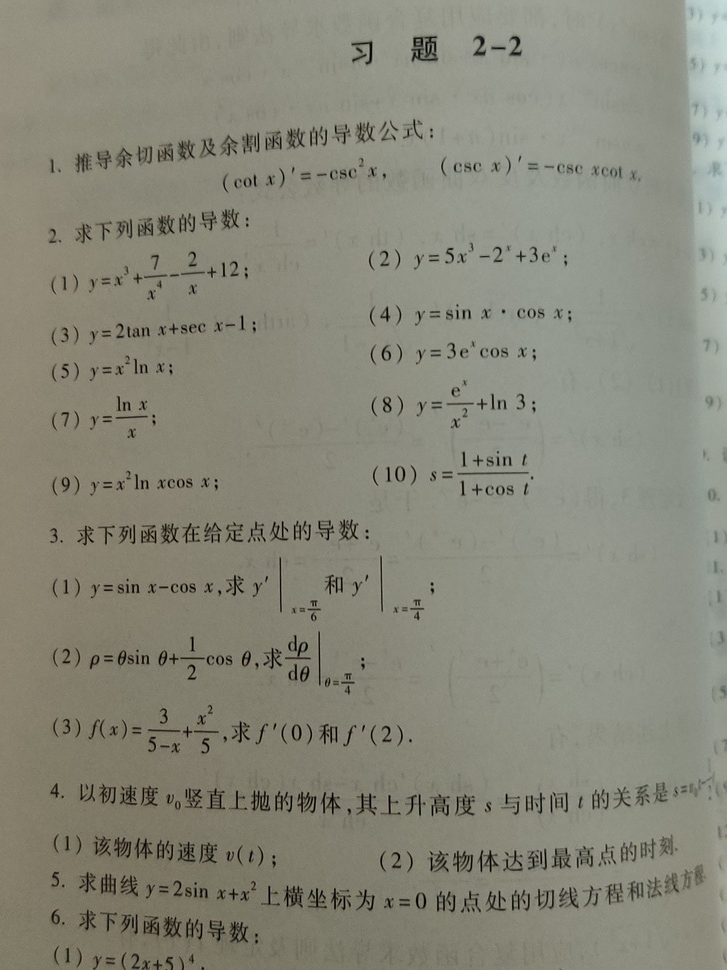
#> input picture test.jpg, 727 x 970 px, shrunk from 3000 x 4000 before the run
$ python -i ImageEnhance.py   (imports and definitions only)
#> lines starting #> are read from the running program, lines starting #| are printed output that depends on the picture; after the words box and inside, x2 and y2 are one past the last pixel; in counts of white or black regions, pixels touching at a corner belong together
# -*- coding: utf-8 -*-
# @Time    : 2020/12/19 9:01
# @Author  : wy09
# @File    : ImageEnhance.py
# @Software: PyCharm


import cv2 as cv
import numpy as np
import traceback


# [24 lines left out: functions gamma_enhance, ahe, not called in this run]


def usm(img):
    blur_img = cv.GaussianBlur(img, (3, 3), 0)
    lap_img = cv.Laplacian(blur_img, -1, ksize=1, scale=1.0, delta=0, borderType=cv.BORDER_DEFAULT)
    new_img = cv.addWeighted(blur_img, 1.0, lap_img, -1.0, 0)
    return new_img


def get_color_table(th, alpha=0.05):
    table = []
    for i in range(256):
        t = int(1 / (1 + np.e ** (-alpha*(i - th))) * 255)
        if t < 0:
            t = 0
        if t > 255:
            t = 255
        table.append(t)
    return np.asarray(table, dtype=np.uint8)


def auto_enhance(gray_img, d=-1):
    try:
        en_img = auto_enhance3(gray_img, d)
        new_img = reduction_noise(en_img)
        return new_img
    except Exception:
        traceback.print_exc()


# [18 lines left out: functions auto_enhance2, adaptive_enhance, not called in this run]


def auto_enhance3(gray_img, d=-1):
#> called with d = -1
    h, w = gray_img.shape[:2]
#> h = 970; w = 727
    r = int(min(h, w)/32)
#> r = 22
    if 0 < d < 40:
        gray_img = cv.bilateralFilter(gray_img, d, 20, 20)
    if r%2==0:
        r += 1
#> r = 23
    blur_img = cv.GaussianBlur(gray_img, (r, r), 0)
    gray_img_float = np.float32(gray_img)
    blur_img_float = np.float32(blur_img)
    gray_img_float = (gray_img_float/blur_img_float)*255
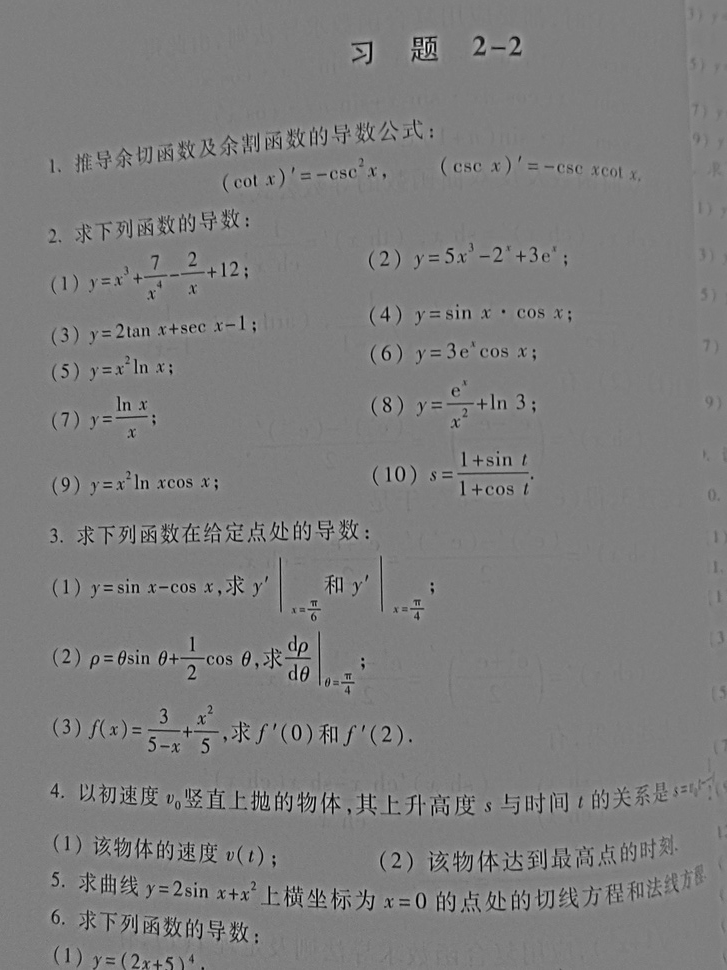
#> gray_img_float: shape (970, 727) float32; min 0, max 513.2, mean 254.7; drawn with min black and max white
    new_gray_img = np.uint8(np.clip(gray_img_float, 0, 255))
    temp2 = usm(new_gray_img)
#> in usm, `lap_img = cv.Laplacian(blur_img, -1, ksize=1, scale=1.0, delta=0, bord..`:
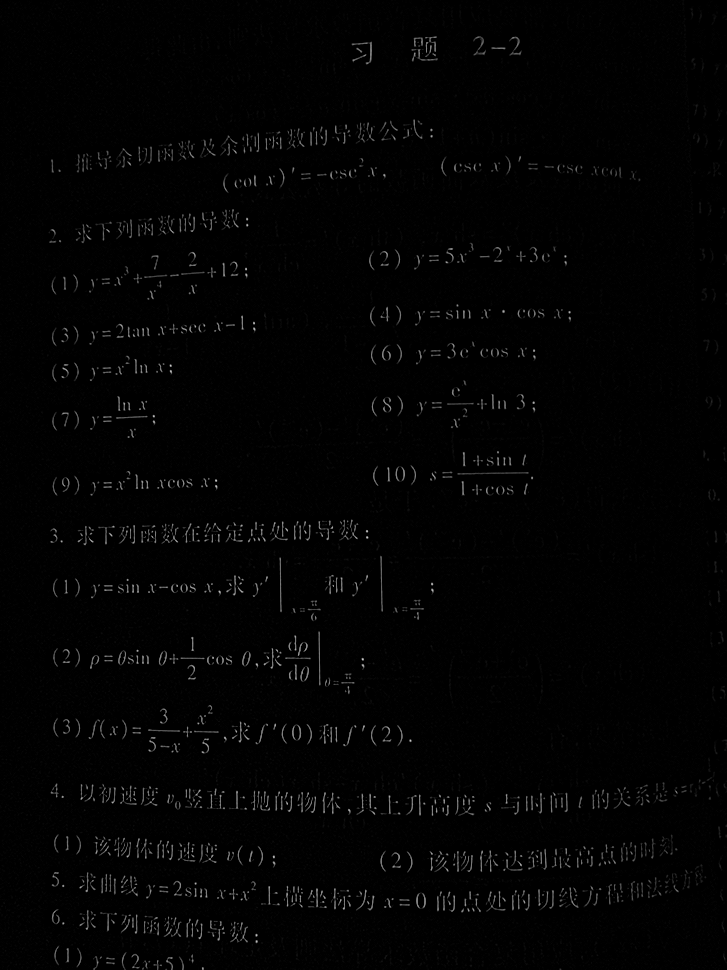
#> lap_img: shape (970, 727); min 0, max 201, mean 2.9
    # temp2 = new_gray_img
    th, binary_img = cv.threshold(temp2, 127, 255, cv.THRESH_OTSU)
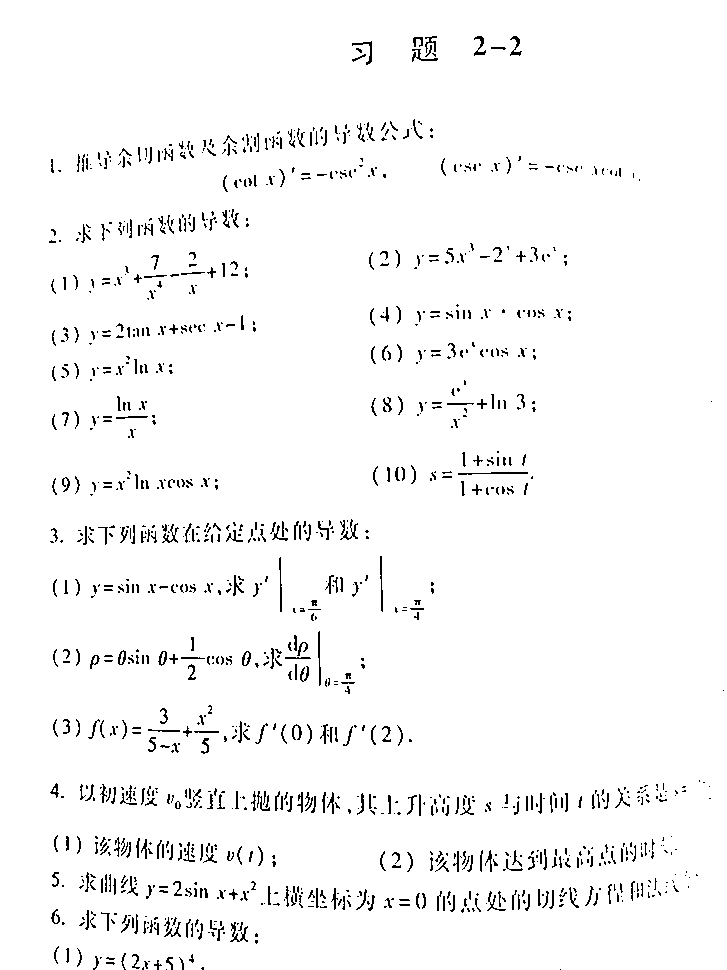
#> binary_img: shape (970, 727); 97% white; black in thin lines or dots, all inside (x1, y1, x2, y2) = (49, 36, 724, 970)
#> th = 168
    table = get_color_table(th)
#> the loop in get_color_table, `for i in range(256):` made 256 passes
#> after the loop in get_color_table, `for i in range(256):`: table = 256 values from 0 to 251
#> table = 256 values from 0 to 251
    new_img = cv.LUT(temp2, table)
    return new_img


# [7 lines left out: function enhance_image, not called in this run]


def reduction_noise(gray_img):
    blur_img = cv.GaussianBlur(gray_img, (15, 15), 0)
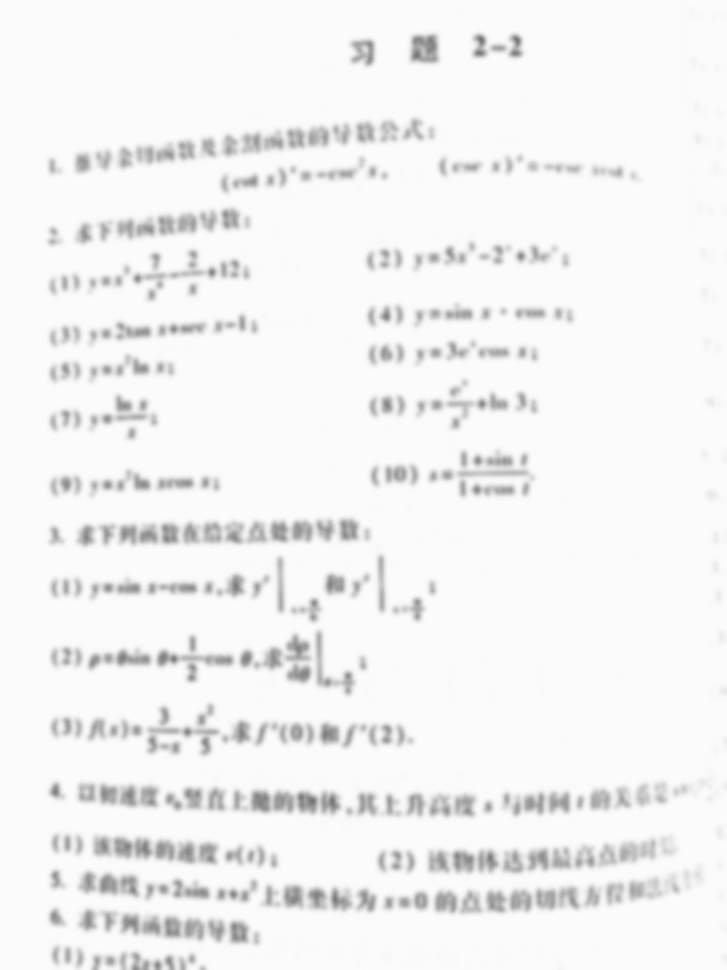
#> blur_img: shape (970, 727); min 114, max 251, mean 242.8
    # th, binary_img = cv.threshold(blur_img, 127, 255, cv.THRESH_OTSU)
    th = 127
    binary_img = cv.adaptiveThreshold(blur_img, 255, cv.ADAPTIVE_THRESH_GAUSSIAN_C, cv.THRESH_BINARY, 31, 12)
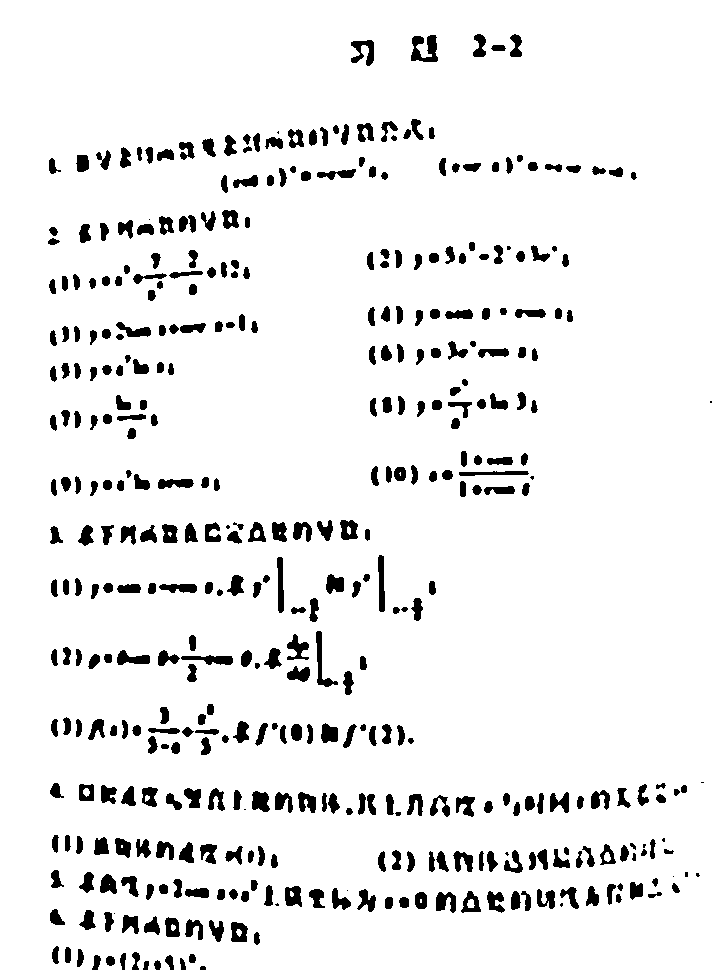
#> binary_img: shape (970, 727); 93% white; 428 black regions (18 under 20 px), largest, box (x1, y1, x2, y2) and area: (411, 35, 438, 62) 461, (316, 631, 338, 687) 352, (351, 40, 374, 66) 334
    kernel = cv.getStructuringElement(cv.MORPH_RECT, (5, 5))
    morph_img = cv.erode(binary_img, kernel)
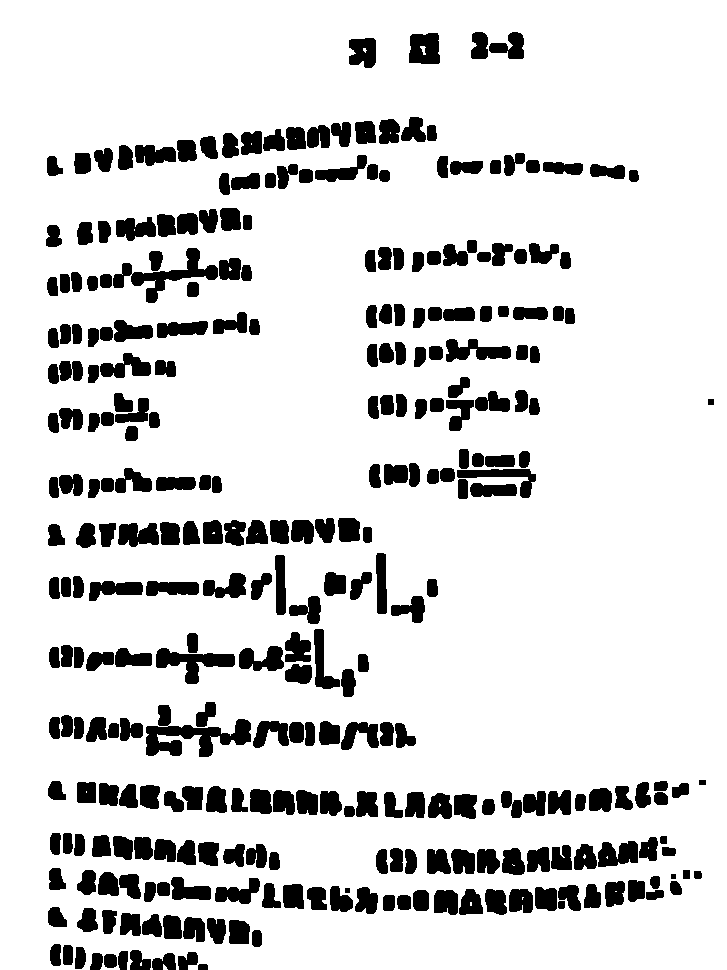
#> morph_img: shape (970, 727); 85.3% white; 306 black regions, largest, box (x1, y1, x2, y2) and area: (146, 705, 251, 757) 2240, (113, 248, 218, 303) 1624, (156, 648, 235, 684) 1242
    mask = np.ones_like(gray_img, dtype=np.uint8) * 255
    y, x = np.where(morph_img < th)
    mask[y, x] = gray_img[y, x]
    return mask

>>> import cv2
>>> picture = cv2.imread('../../../test.jpg', cv2.IMREAD_GRAYSCALE)
>>> result = auto_enhance(picture)
